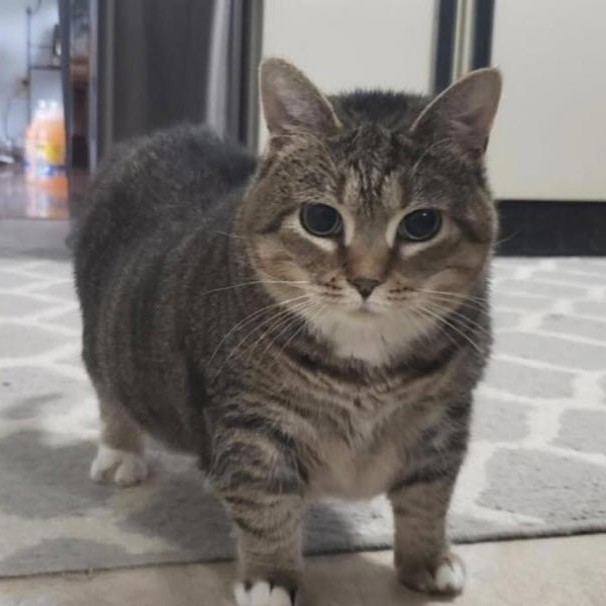
#> input picture Day1/03_His & Flat/OIIA.jpg, 606 x 606 px
$ python Flat.py
#> lines starting #> are read from the running program, lines starting #| are printed output that depends on the picture
import cv2
import numpy as np
import matplotlib.pyplot as plt

gray = cv2.imread("OIIA.jpg",0)
#> gray: shape (606, 606); min 18, max 248, mean 118.4
plt.figure("Grayscale Image")
plt.imshow(gray, cmap='gray')
plt.title('Grayscale Image')
plt.axis('off')

hist = cv2.calcHist([gray], [0], None, [256], [0, 256])
#> hist = 256 values, max 6040 at index 201, min 0 at index 0, mean 1434.5
plt.figure("Histogram")
plt.plot(hist, color='black')
plt.title('Grayscale Histogram')
plt.xlabel('Pixel Intensity')
plt.ylabel('Pixel Count')
plt.grid(True)

gray_flat = gray.flatten()
print("Flatten vector shape:", gray_flat.shape)
#| Flatten vector shape: (367236,)
print("First 10 values:", gray_flat[:10])
#| First 10 values: [171 172 172 172 172 172 172 172 173 173]
plt.figure("Flatten Vector")
plt.plot(gray_flat[:1000], color='blue')  # แสดงแค่ 1000 จุดแรกเพื่อความเร็ว
plt.title('Flattened Grayscale Vector (first 1000 values)')
plt.xlabel('Pixel Index')
plt.ylabel('Intensity')
plt.grid(True)

plt.show(block=True)
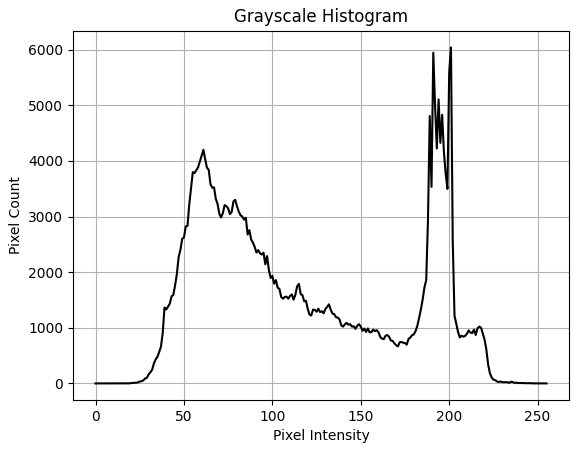
#> figure drawn by matplotlib, 1 panel; curve peaks at x = 201, y = 6040
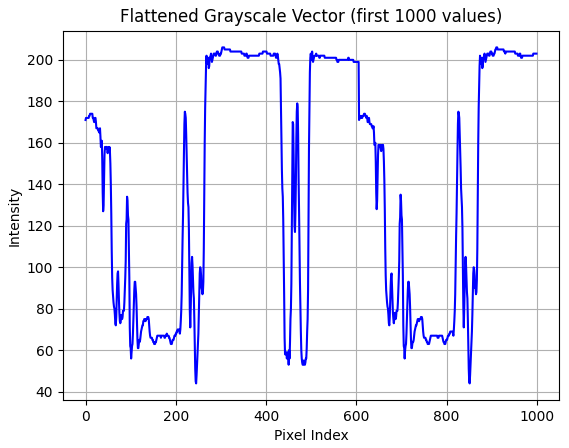
#> figure drawn by matplotlib, 1 panel; curve peaks at x = 303, y = 206
